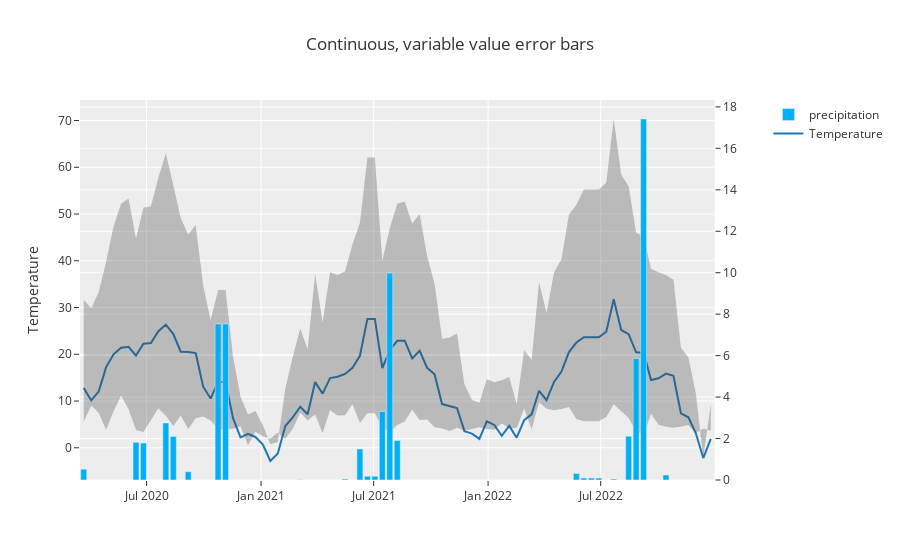

Notebook cell for this chart:
### Code cell
# Create figure with secondary y-axis
fig = make_subplots(specs=[[{"secondary_y": True}]])
fig.add_trace(go.Scatter(
        name='Temperature',
        x=df['date'],
        y=df['tmean'],
        mode='lines',
        line=dict(color='rgb(31, 119, 180)'),
    ))
fig.add_trace(go.Scatter(
        name='Tmax',
        x=df['date'],
        y=df['tmean']+df['tmax'],
        mode='lines',
        marker=dict(color="#444"),
        line=dict(width=0),
        showlegend=False)
    )
fig.add_trace(go.Scatter(
        name='Tmin',
        x=df['date'],
        y=df['tmean']-df['tmin'],
        marker=dict(color="#444"),
        line=dict(width=0),
        mode='lines',
        fillcolor='rgba(68, 68, 68, 0.3)',
        fill='tonexty',
        showlegend=False
    ))
fig.add_trace(
    go.Bar(x=df['date'], y=df['pmm'], name="precipitation"),
    secondary_y=True,
)
fig.update_layout(
    template='ggplot2',
    yaxis_title='Temperature',
    title='Continuous, variable value error bars',
    hovermode="x"
)
fig.show()
